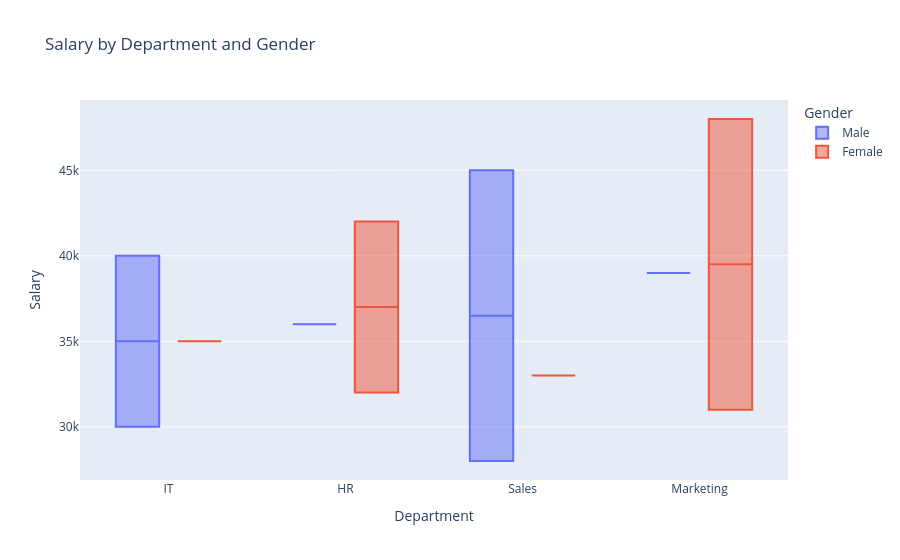

Here is the notebook cell this chart was saved with:
### Markdown cell above
# Plotly Box Plot with Color

### Code cell
fig = px.box(
    df,
    x="Department",
    y="Salary",
    color="Gender",
    title="Salary by Department and Gender"
)

fig.show()

### Figure 1 — Plotly figure (JSON) as saved in the notebook; plotly's stock layout.template omitted (floating-point values rounded to 4 significant figures)
{"data": [{"alignmentgroup": "True", "hovertemplate": "Gender=Male<br>Department=%{x}<br>Salary=%{y}<extra></extra>", "legendgroup": "Male", "marker": {"color": "#636efa"}, "name": "Male", "notched": false, "offsetgroup": "Male", "orientation": "v", "showlegend": true, "type": "box", "x": ["IT", "IT", "HR", "Sales", "Sales", "Marketing"], "x0": " ", "xaxis": "x", "y": [30000, 40000, 36000, 28000, 45000, 39000], "y0": " ", "yaxis": "y"}, {"alignmentgroup": "True", "hovertemplate": "Gender=Female<br>Department=%{x}<br>Salary=%{y}<extra></extra>", "legendgroup": "Female", "marker": {"color": "#EF553B"}, "name": "Female", "notched": false, "offsetgroup": "Female", "orientation": "v", "showlegend": true, "type": "box", "x": ["IT", "HR", "HR", "Sales", "Marketing", "Marketing"], "x0": " ", "xaxis": "x", "y": [35000, 32000, 42000, 33000, 31000, 48000], "y0": " ", "yaxis": "y"}], "layout": {"boxmode": "group", "legend": {"title": {"text": "Gender"}, "tracegroupgap": 0}, "title": {"text": "Salary by Department and Gender"}, "xaxis": {"anchor": "y", "domain": [0, 1], "title": {"text": "Department"}}, "yaxis": {"anchor": "x", "domain": [0, 1], "title": {"text": "Salary"}}}}
